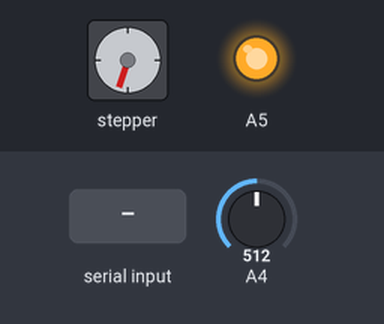
Simulated run of this sketch. Board: Arduino Uno, built with avr-gcc and run on an emulated ATmega328P. Parts: stepper motor, output pins drawn as LEDs (lit = HIGH). Wiring (inferred from the names in the program): stepper motor driver (200 steps per turn assumed): step pin 2; direction pin 5; enable pin 8. The inputs (shaded band) are chosen by the test bench; at power-on: A4 = 512. Pins used as bus, display or sensor lines are not drawn; what the sketch prints to the serial monitor is not drawn.

Above: at 1.2 s.
1.3 s: A4 set to 716
At 1.98 s:
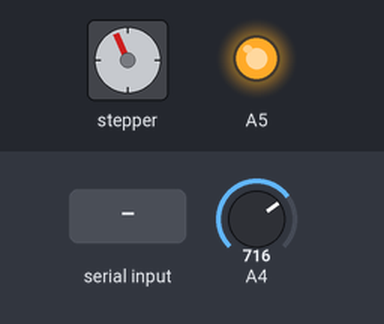
4.3 s: A4 set to 900
At 5.01 s:
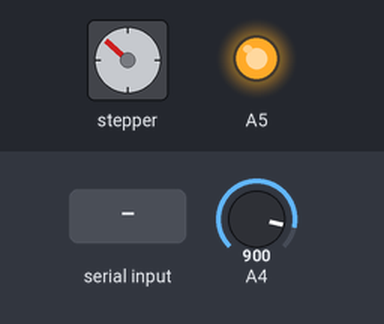
7.3 s: "x90\n" received over Serial
At 7.3 s:
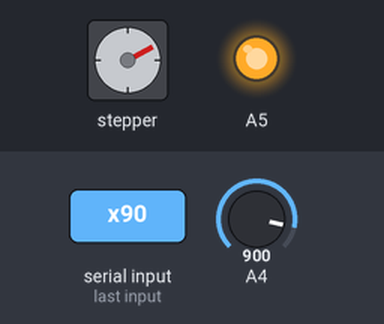
Timing chart, 0 to 10.3 s (numbered marks = the images above; inputs shaded):
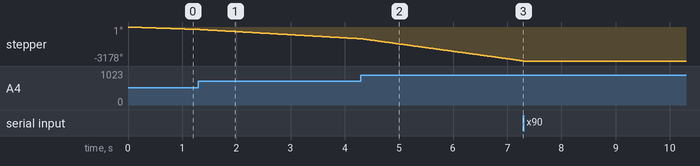

The sketch:

pd_stepper.ino
```cpp
// GRBL pinouts
#define STEP_X 2
#define STEP_Y 3
#define STEP_Z 4
#define DIR_X 5
#define DIR_Y 6
#define DIR_Z 7
#define ENABLE 8

int stepPin = STEP_X;
int dirPin = DIR_X;

int pot;
int stepDelayMin = 1;
int stepDelayMax = 10000;
int stepDelay = stepDelayMax;

String inString = "";
int dir = 0;

boolean manualMode = false;
boolean spinning = true;

void setup() {
  Serial.begin(115200);

  pinMode(ENABLE, OUTPUT);
  digitalWrite(ENABLE, LOW);
  pinMode(dirPin, OUTPUT);
  digitalWrite(dirPin, LOW);
  pinMode(stepPin, OUTPUT);
  digitalWrite(stepPin, LOW);

  pinMode(A5, OUTPUT);
  digitalWrite(A5, HIGH);

  Serial.println("ready");
  Serial.flush();
}

void loop() {

  if(manualMode) {
    pot = analogRead(A4);
    stepDelay = map(pot, 1, 1023, stepDelayMax, stepDelayMin);
  }

  if(dir > 0) {
    digitalWrite(dirPin, LOW);
  } else {
    digitalWrite(dirPin, LOW);
  }

  if(dir == 0) {
    manualMode = true;
  } else {
    manualMode = false;
  }

  //Serial.print(stepDelay);
  //Serial.print(", ");
  //Serial.println(stepDelayMax);

  if(spinning && stepDelay < stepDelayMax) {
    digitalWrite(stepPin, HIGH);
    delayMicroseconds(stepDelay);
    digitalWrite(stepPin, LOW);
    delayMicroseconds(stepDelay);
  }

  while(Serial.available() > 0) {
    char inChar = Serial.read();
    if(inChar == 'b') {
      parseVars();
    } else if(inChar == 'x') {
      spinning = false;
      Serial.println("stop");
    } else {
      inString += inChar;
    }
  }

}


void parseVars() {

  int i = inString.indexOf('d');
  String inDir = inString.substring(0, i);
  String inStepDelay = inString.substring(i+1, inString.length());

  dir = inDir.toInt();
  stepDelay = inStepDelay.toInt();

  Serial.print(dir);
  Serial.print(" ");
  Serial.println(stepDelay);

  inString = "";

}
```

Measured:
- after the input at 7.3 s, stepper: stops changing and stays -3178°
